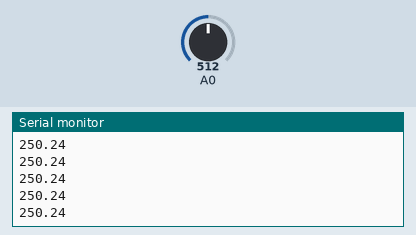
This sketch was run on a simulated Arduino Uno, built with avr-gcc and run on an emulated ATmega328P. Shown: the last lines printed to the serial monitor. The inputs (shaded band) are chosen by the test bench; at power-on: A0 = 512.

Above: at 1.2 s.
1.3 s: A0 set to 716
At 1.68 s:
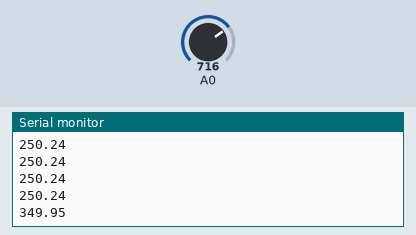
2.8 s: A0 set to 900
At 2.94 s:
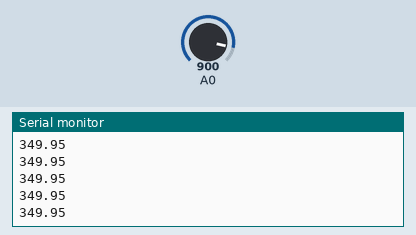
Timing chart, 0 to 5.8 s (numbered marks = the images above; inputs shaded):
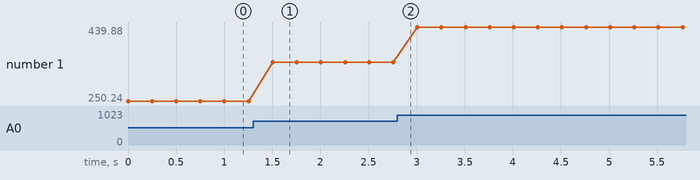

Measured:
- after the input at 1.3 s, the serial monitor: prints a new line after 0.20 s (image 1)
- plotted number 1: 250.24 → 349.95 after the input at 1.3 s, 349.95 → 439.88 after the input at 2.8 s

The sketch:

temp-sensor.ino
```cpp
void setup() {
  Serial.begin(9600);
}

void loop() {
  int temp = analogRead(A0);

  float temperature_celcius = temp * (5.0 / 1023.0 * 100.0);

  Serial.println(temperature_celcius);
  delay(250);
}
```
